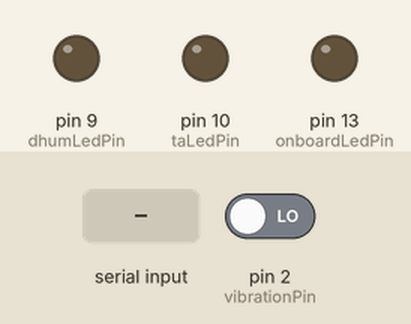
Simulated run of this sketch. Board: Arduino Uno, built with avr-gcc and run on an emulated ATmega328P. Parts: output pins drawn as LEDs (lit = HIGH). The test bench sets the inputs (shaded band); at power-on: pin 2 (vibrationPin) LOW. What the sketch prints to the serial monitor is not drawn.

Above: at 1.2 s.
1.3 s: "LED,DHUM\n" received over Serial
At 2.5 s:
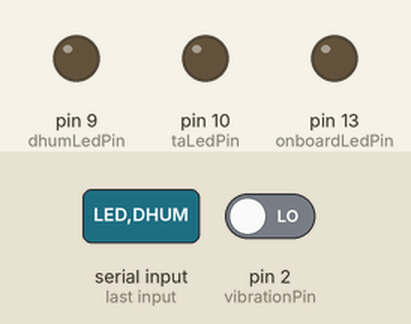
2.8 s: "LED,TA\n" received over Serial
At 3.9 s:
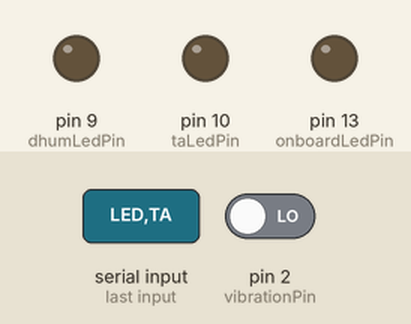
Timing chart, 0 to 5.8 s (numbered marks = the images above; inputs shaded):
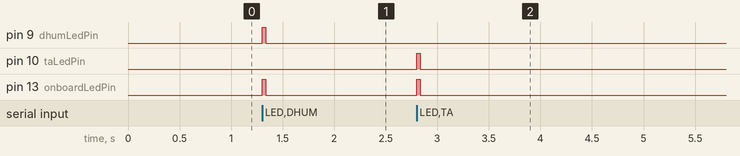

The sketch:

vibration_input.ino
```cpp
const int vibrationPin = 2;
const int dhumLedPin = 9;
const int taLedPin = 10;
const int onboardLedPin = LED_BUILTIN;

int previousState = LOW;

void setup() {
  Serial.begin(115200);

  pinMode(vibrationPin, INPUT);
  pinMode(dhumLedPin, OUTPUT);
  pinMode(taLedPin, OUTPUT);
  pinMode(onboardLedPin, OUTPUT);

  Serial.println("AI Chenda Melam - Ready");
}

void loop() {
  int currentState = digitalRead(vibrationPin);

  if (currentState == HIGH && previousState == LOW) {
    Serial.print("TAP,");
    Serial.println(millis());

    delay(80);
  }

  previousState = currentState;

  if (Serial.available() > 0) {
    String command = Serial.readStringUntil('\n');
    command.trim();

    if (command == "LED,DHUM") {
      pulseLed(dhumLedPin);
    } else if (command == "LED,TA") {
      pulseLed(taLedPin);
    }
  }
}

void pulseLed(int pin) {
  digitalWrite(pin, HIGH);
  digitalWrite(onboardLedPin, HIGH);
  delay(35);
  digitalWrite(pin, LOW);
  digitalWrite(onboardLedPin, LOW);
}
```

Measured:
- after the input at 1.3 s, pin 9 (dhumLedPin), pin 13 (onboardLedPin): LOW → HIGH at once, → LOW 0.04 s later
- after the input at 2.8 s, pin 10 (taLedPin), pin 13 (onboardLedPin): LOW → HIGH at once, → LOW 0.04 s later
